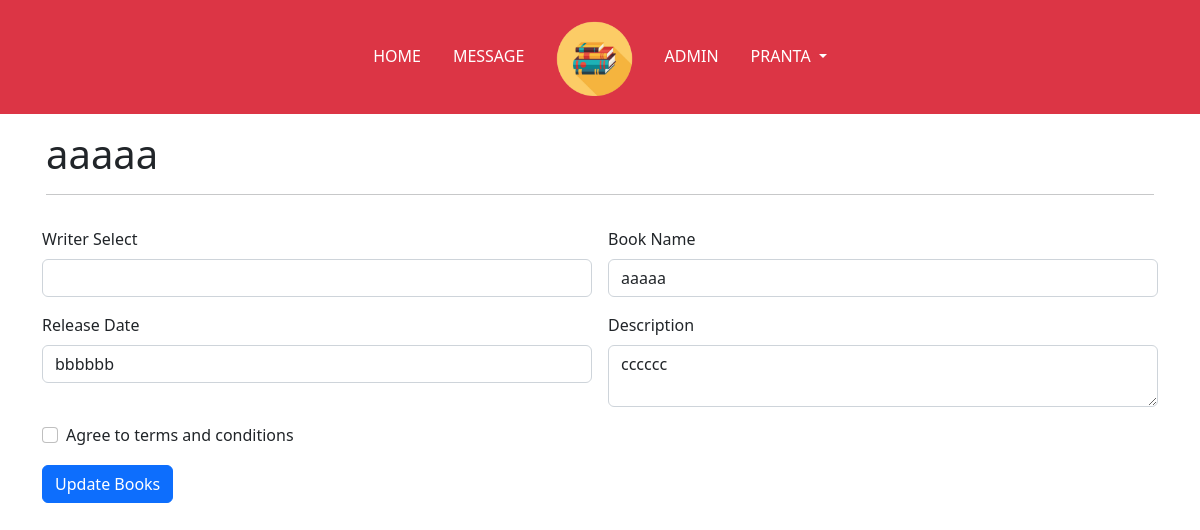
/Admin/Include/editbooks.php?booid=1 (signed in), run on the app's committed database.
### tables this page shows
CREATE TABLE `books` (
  `id` int(11) NOT NULL,
  `writer_id` int(11) NOT NULL,
  `name` varchar(128) NOT NULL,
  `releases` varchar(128) NOT NULL,
  `description` varchar(512) NOT NULL,
  `image` varchar(128) NOT NULL,
  `created_at` timestamp NOT NULL DEFAULT current_timestamp() ON UPDATE current_timestamp()
);

### Admin/Include/editbooks.php (the view, shortened to what this page needs)
<?php
require "../../Include/databaseConn.php";
if (isset($_GET['booid'])) {
    $id = $_GET['booid'];
    $p = "select * from books where id='" . $id . "' limit 1";
    $r = $conn->query($p);
    $p = $r->fetch_assoc();
}
?>
<!DOCTYPE html>
<html lang="en">
<head>
    <link rel="stylesheet" href="https://cdn.jsdelivr.net/npm/bootstrap-icons@1.10.5/font/bootstrap-icons.css">
    <link rel="stylesheet" href="../../Assets/Css/bootstrap.min.css">
    <link rel="stylesheet" href="../../Assets/Css/style.css">
</head>
<body>
    <nav class="navbar navbar-expand-lg navbar-dark  bg-danger" id="headerNav">
        <div class="container-fluid">
            <div class=" collapse navbar-collapse" id="navbarNavDropdown">
                <ul class="navbar-nav mx-auto text-uppercase">
                    <li class="nav-item">
                        <a class="nav-link mx-2 active" aria-current="page" href="../index.php">Home</a>
                    </li>
                    <li class="nav-item">
                        <a class="nav-link mx-2 active" aria-current="page" href="../message.php">Message</a>
                    </li>
                    <li class="nav-item d-none d-lg-block">
                        <a class="nav-link mx-2" href="../index.php">
                            <img src="../../Assets/Images/logo.png" height="80" />
                        </a>
                    </li>
                    <li class="nav-item">
                        <a class="nav-link mx-2 active" aria-current="page" href="../admin.php">Admin</a>
                    </li>
                    <li class="nav-item dropdown">
                        <a class="nav-link mx-2 dropdown-toggle active" href="javascript:void(0);" id="navbarDropdownMenuLink" role="button" data-bs-toggle="dropdown" aria-expanded="false">
                            <?= $_SESSION['firstname']; ?>
                        </a>
                    </li>
                </ul>
            </div>
        </div>
    </nav>
    <div class="container" id="box2">
        <div class="row">
            <div class="col-lg-12 p-3">
                <h1> <i class="fa fa-tachometer" aria-hidden="true"></i> <?= $p['name'] ?> </h1>
                <hr />
            </div>
        </div>
        <form class="row g-3 needs-validation" novalidate method="post">
            <div class="col-md-6">
                <label for="validationCustom01" class="form-label">Writer Select</label>
                <select class="form-control" name="writer_id" id="validationCustom01" required>
                    <option></option>
                    <?php
                    $selectwriter = "select id,name from writers where 1";
                    $runquary = $conn->query($selectwriter);
                    while ($writerData = $runquary->fetch_assoc()) {
                        echo '<option value="'.$writerData['id'].'">'.$writerData['name'].'</option>';
                    }
                    ?>
                </select>
            </div>
            <div class="col-md-6">
                <label for="validationCustom02" class="form-label">Book Name</label>
                <input type="text" class="form-control" value="<?= $p['name'] ?>" name="name" id="validationCustom02" required>
            </div>
            <div class="col-md-6">
                <label for="validationCustom02" class="form-label">Release Date</label>
                <input type="text" class="form-control" value="<?= $p['releases'] ?>" name="releases" id="validationCustom02" required>
            </div>
            <div class="col-md-6">
                <label for="validationCustom02" class="form-label">Description</label>
                <textarea class="form-control" name="description" id="validationCustom02" required><?= $p['description'] ?></textarea>
            </div>
            <div class="col-12">
                <div class="form-check">
                    <input class="form-check-input" type="checkbox" value="" id="invalidCheck" required>
                    <label class="form-check-label" for="invalidCheck">
                        Agree to terms and conditions
                    </label>
                </div>
            </div>
            <div class="col-12">
                <button class="btn btn-primary" type="submit" name="upatebooks">Update Books</button>
            </div>
        </form>
    </div>
</body>
</html>

### Assets/Css/style.css (style rules this page uses)
@media screen and (min-width:992px) { .nav-item { line-height:80px; } }

### data on the page
books: name "aaaaa", releases "bbbbbb", description "cccccc"

### other printed values
$_SESSION['firstname'] "PRANTA"
